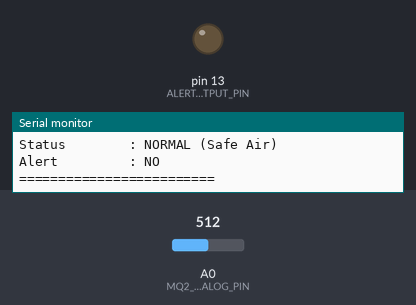
A sketch run on a simulated Arduino Uno, built with avr-gcc and run on an emulated ATmega328P. Shown: output pins drawn as LEDs (lit = HIGH), the last lines printed to the serial monitor. The inputs (shaded band) are chosen by the test bench; at power-on: A0 (MQ2_ANALOG_PIN) = 512.

Above: at 8.4 s.
8.5 s: A0 (MQ2_ANALOG_PIN) set to 594
11.5 s: A0 (MQ2_ANALOG_PIN) set to 619
13.7 s: A0 (MQ2_ANALOG_PIN) set to 511
At 15.8 s:
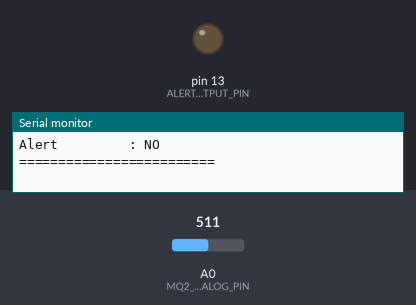
16.7 s: A0 (MQ2_ANALOG_PIN) set to 716
At 19.3 s:
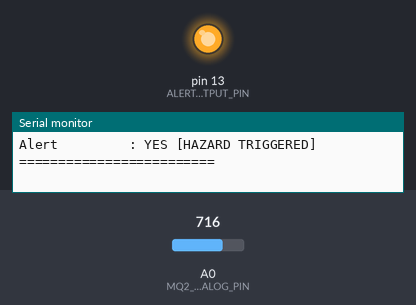
Timing chart, 0 to 20.7 s (numbered marks = the images above; inputs shaded):
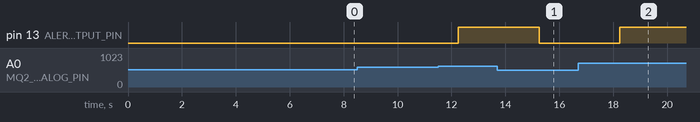

Measured:
- after the input at 13.7 s, pin 13 (ALERT_OUTPUT_PIN): HIGH → LOW after 1.6 s
- after the input at 16.7 s, pin 13 (ALERT_OUTPUT_PIN): LOW → HIGH after 1.6 s

The sketch:

mq2_smoke_gas_monitor.ino
```cpp
/**
 * ==============================================================================
 *  AI-Based Infant Monitoring Cradle — MQ-2 Smoke & Flammable Gas System
 *  Microcontroller : VEGA ARIES V2.0 (THEJAS32 RISC-V SoC)
 *  Sensor          : Flying-Fish MQ-2 Smoke & Combustible Gas Sensor (5.0V Power)
 *  ADC Protection  : 2.2kΩ / 1kΩ Voltage Divider (0 - 5.0V -> 0 - 1.56V)
 *  Target Gases    : Smoke Detection & LPG / Combustible Gas Leaks
 *  Baud Rate       : 115200 Baud
 *  Web Dashboard   : http://localhost:5000/
 * ==============================================================================
 *
 *  HARDWARE WIRING (Same as MQ-135):
 *  -----------------------------------------------------------------------------
 *  1. MQ-2 VCC   ──>  VEGA ARIES 5V   (Powers the ~300°C heater coil)
 *  2. MQ-2 GND   ──>  VEGA ARIES GND  (Common Ground)
 *  3. MQ-2 AO    ──>  [2.2 kΩ Resistor] ──┬──> VEGA ARIES Pin A0 (Safe 0 - 1.56V)
 *                                         │
 *                                      [1 kΩ Resistor]
 *                                         │
 *                                      VEGA GND
 *  4. Alert Output ──>  VEGA ARIES Pin 13 (LED / Buzzer)
 * ==============================================================================
 */

#include <math.h>

// ==============================================================================
//  1. PIN CONFIGURATIONS
// ==============================================================================
const int MQ2_ANALOG_PIN   = A0;  // Analog input connected to voltage divider midpoint
const int ALERT_OUTPUT_PIN = 13;  // Digital output for Alert LED / Active Buzzer
const int MQ2_DIGITAL_PIN  = 7;   // Optional DOUT (not required)

// ==============================================================================
//  2. ADC & VOLTAGE CALCULATION CONSTANTS
// ==============================================================================
const float ADC_REF_VOLTAGE  = 3.3f;    // VEGA ARIES V2.0 ADC reference voltage (3.3V)
const int   ADC_RESOLUTION   = 1023;    // 10-bit ADC max resolution (0 to 1023)
const float DIVIDER_RATIO    = 0.3125f; // Voltage divider ratio: 1k / (2.2k + 1k) = 0.3125
const float RL_VALUE         = 10.0f;   // 10 kΩ load resistor on MQ-2 module

// ==============================================================================
//  3. FILTERING & TIMING PARAMETERS
// ==============================================================================
const int   FILTER_WINDOW_SIZE     = 16;   // 16-sample Moving Average Filter
const unsigned long SAMPLE_INTERVAL_MS = 200;  // Sample every 200 ms (5 Hz sampling)
const unsigned long PRINT_INTERVAL_MS  = 1000; // Update Serial Monitor every 1 second

// ==============================================================================
//  4. CONFIGURABLE SOFTWARE THRESHOLDS (RELATIVE TO CLEAN ROOM BASELINE)
// ==============================================================================
const int THRESHOLD_WARN_OFFSET = 35;  // ADC rise for WARNING
const int THRESHOLD_SMOKE_ALERT = 80;  // ADC rise for SMOKE / GAS HAZARD ALERT

// ==============================================================================
//  5. GLOBAL VARIABLES & STATE
// ==============================================================================
int   rawAdcValue       = 0;
int   averagedAdcValue  = 0;
float calculatedVoltage = 0.0f;
int   baselineAdcValue  = 0;
float rZero             = 9.83f; // Clean-air baseline sensor resistance R0 for MQ-2

// Real-time gas concentrations in ppm
float ppmSmoke = 0.0f;
float ppmLPG   = 0.0f;
float ppmCH4   = 0.0f;

// Moving average circular buffer
int   adcHistory[FILTER_WINDOW_SIZE];
int   historyIndex = 0;
long  historySum   = 0;

// Non-blocking timer variables
unsigned long lastSampleTime = 0;
unsigned long lastPrintTime  = 0;

// --- Function Declarations ---
int   performWarmupAndCalibration();
int   updateMovingAverage(int newSample);
float calculateSensorVoltage(int adcVal);
void  calculateMQ2GasConcentrations(float vSensor);
void  classifySmokeAndGas(int currentAdc, int baseline, String &statusText, bool &isAlert);
void  printFormattedReport(int raw, int avg, float volts, int baseline, String status, bool alert);

// ==============================================================================
//  SETUP FUNCTION
// ==============================================================================
void setup() {
  pinMode(ALERT_OUTPUT_PIN, OUTPUT);
  digitalWrite(ALERT_OUTPUT_PIN, LOW); // Start with alert OFF

  pinMode(MQ2_DIGITAL_PIN, INPUT);

  Serial.begin(115200);
  delay(1200); // Allow UART and power rails to stabilize

  Serial.println("\n==================================================");
  Serial.println("  VEGA ARIES V2.0 — INFANT CRADLE SAFETY MONITOR  ");
  Serial.println("  Sensor : Flying-Fish MQ-2 (Smoke & LPG Detector)");
  Serial.println("==================================================");

  // 1. Sensor Warmup & Baseline Calibration Phase
  baselineAdcValue = performWarmupAndCalibration();

  // 2. Pre-fill moving average buffer with clean air baseline
  for (int i = 0; i < FILTER_WINDOW_SIZE; i++) {
    adcHistory[i] = baselineAdcValue;
  }
  historySum = (long)baselineAdcValue * FILTER_WINDOW_SIZE;

  Serial.println("\n[SYSTEM READY] Real-time Smoke & Gas Hazard Monitoring Active.\n");
}

// ==============================================================================
//  LOOP FUNCTION (NON-BLOCKING)
// ==============================================================================
void loop() {
  unsigned long currentMillis = millis();

  // Task 1: Periodic Sampling & Moving Average Filter (every 200 ms)
  if (currentMillis - lastSampleTime >= SAMPLE_INTERVAL_MS) {
    lastSampleTime = currentMillis;

    // Read ADC on VEGA ARIES Pin A0
    rawAdcValue = analogRead(MQ2_ANALOG_PIN);

    // Apply moving average noise reduction
    averagedAdcValue = updateMovingAverage(rawAdcValue);

    // Calculate actual sensor output voltage
    calculatedVoltage = calculateSensorVoltage(averagedAdcValue);

    // Calculate real changing Smoke & LPG ppm values
    calculateMQ2GasConcentrations(calculatedVoltage);
  }

  // Task 2: Air Quality Classification, Alerting & Report (every 1000 ms)
  if (currentMillis - lastPrintTime >= PRINT_INTERVAL_MS) {
    lastPrintTime = currentMillis;

    String hazardStatus = "NORMAL";
    bool   alertActive  = false;

    classifySmokeAndGas(averagedAdcValue, baselineAdcValue, hazardStatus, alertActive);

    // Activate Alert Pin (LED / Buzzer)
    digitalWrite(ALERT_OUTPUT_PIN, alertActive ? HIGH : LOW);

    // Print clean diagnostic report
    printFormattedReport(rawAdcValue, averagedAdcValue, calculatedVoltage, baselineAdcValue, hazardStatus, alertActive);
  }
}

// ==============================================================================
//  CALIBRATION / BASELINE ROUTINE (MQ-2)
// ==============================================================================
int performWarmupAndCalibration() {
  const int CALIBRATION_SAMPLES = 30;
  long calibrationSum = 0;

  Serial.println("\n>>> STARTING MQ-2 BASELINE CALIBRATION <<<");
  Serial.println("[INFO] Ensure the infant cradle area is free of smoke or gas.");
  Serial.print("[INFO] Collecting baseline samples: ");

  for (int i = 0; i < CALIBRATION_SAMPLES; i++) {
    int sample = analogRead(MQ2_ANALOG_PIN);
    calibrationSum += sample;
    Serial.print(".");
    delay(200); // 6-second baseline capture
  }
  Serial.println(" DONE!");

  int baseline = (int)(calibrationSum / CALIBRATION_SAMPLES);
  if (baseline < 10) baseline = 100; // Safe fallback

  float vPin = ((float)baseline / (float)ADC_RESOLUTION) * ADC_REF_VOLTAGE;
  float vSens = vPin / DIVIDER_RATIO;
  if (vSens < 0.1f) vSens = 0.1f;
  if (vSens > 4.9f) vSens = 4.9f;

  float rsAir = ((5.0f - vSens) / vSens) * RL_VALUE;
  rZero = rsAir / 9.83f; // Standard clean air ratio factor for MQ-2 (9.83)

  Serial.println("--------------------------------------------------");
  Serial.print(">> Clean Air Baseline (ADC) : "); Serial.println(baseline);
  Serial.print(">> Baseline R0 Resistance   : "); Serial.print(rZero, 2); Serial.println(" kOhm");
  Serial.print(">> Smoke Warning Limit (ADC): "); Serial.println(baseline + THRESHOLD_WARN_OFFSET);
  Serial.print(">> Smoke Hazard Alert (ADC) : "); Serial.println(baseline + THRESHOLD_SMOKE_ALERT);
  Serial.println("--------------------------------------------------");

  return baseline;
}

// ==============================================================================
//  MOVING AVERAGE FILTER
// ==============================================================================
int updateMovingAverage(int newSample) {
  historySum -= adcHistory[historyIndex];
  adcHistory[historyIndex] = newSample;
  historySum += newSample;
  historyIndex = (historyIndex + 1) % FILTER_WINDOW_SIZE;
  return (int)(historySum / FILTER_WINDOW_SIZE);
}

// ==============================================================================
//  VOLTAGE CALCULATION
// ==============================================================================
float calculateSensorVoltage(int adcVal) {
  float pinVoltage = ((float)adcVal / (float)ADC_RESOLUTION) * ADC_REF_VOLTAGE;
  float sensorOutVoltage = pinVoltage / DIVIDER_RATIO;
  if (sensorOutVoltage < 0.05f) sensorOutVoltage = 0.05f;
  if (sensorOutVoltage > 4.95f) sensorOutVoltage = 4.95f;
  return sensorOutVoltage;
}

// ==============================================================================
//  MQ-2 GAS CONCENTRATION CALCULATIONS (SMOKE & LPG IN PPM)
// ==============================================================================
void calculateMQ2GasConcentrations(float vSensor) {
  float rs = ((5.0f - vSensor) / vSensor) * RL_VALUE;
  float ratio = rs / rZero;
  if (ratio < 0.05f) ratio = 0.05f;

  // Power law regression models from MQ-2 datasheet curves:
  // 1. Smoke (ppm): ppm = 3436.7 * (Rs/R0)^(-3.369)
  ppmSmoke = 3436.7f * pow(ratio, -3.369f);
  if (ppmSmoke < 0.0f) ppmSmoke = 0.0f;
  if (ppmSmoke > 10000.0f) ppmSmoke = 10000.0f;

  // 2. LPG (Combustible Cooking Gas): ppm = 574.25 * (Rs/R0)^(-2.222)
  ppmLPG = 574.25f * pow(ratio, -2.222f);
  if (ppmLPG < 0.0f) ppmLPG = 0.0f;
  if (ppmLPG > 10000.0f) ppmLPG = 10000.0f;

  // 3. Methane (CH4): ppm = 4594.1 * (Rs/R0)^(-2.686)
  ppmCH4 = 4594.1f * pow(ratio, -2.686f);
  if (ppmCH4 < 0.0f) ppmCH4 = 0.0f;
  if (ppmCH4 > 10000.0f) ppmCH4 = 10000.0f;
}

// ==============================================================================
//  SMOKE & GAS CLASSIFICATION
// ==============================================================================
void classifySmokeAndGas(int currentAdc, int baseline, String &statusText, bool &isAlert) {
  int warnLimit = baseline + THRESHOLD_WARN_OFFSET;
  int alertLimit = baseline + THRESHOLD_SMOKE_ALERT;

  if (currentAdc < warnLimit) {
    statusText = "NORMAL (Safe Air)";
    isAlert = false;
  } else if (currentAdc < alertLimit) {
    statusText = "WARNING (Trace Smoke / Gas Detected)";
    isAlert = false;
  } else {
    statusText = "HAZARD ALERT (SMOKE / GAS LEAK DETECTED!)";
    isAlert = true; // Trigger LED / Buzzer
  }
}

// ==============================================================================
//  SERIAL MONITOR REPORT & DASHBOARD STREAM
// ==============================================================================
void printFormattedReport(int raw, int avg, float volts, int baseline, String status, bool alert) {
  // Stream single-line telemetry feed for Web Dashboard (http://localhost:5000/)
  Serial.print("Smoke: ");
  Serial.print(ppmSmoke, 1);
  Serial.print(" ppm | LPG: ");
  Serial.print(ppmLPG, 1);
  Serial.print(" ppm | GasStatus: ");
  Serial.print(status);
  Serial.print(" | HazardAlert: ");
  Serial.println(alert ? "YES" : "NO");

  // Multi-line human readable report
  Serial.println("=========================");
  Serial.println("    MQ-2 SMOKE & GAS     ");
  Serial.println("=========================");
  Serial.print("Raw ADC       : "); Serial.println(raw);
  Serial.print("Average ADC   : "); Serial.println(avg);
  Serial.print("Voltage       : "); Serial.print(volts, 2); Serial.println(" V");
  Serial.print("Smoke (ppm)   : "); Serial.print(ppmSmoke, 1); Serial.println(" ppm");
  Serial.print("LPG Gas (ppm) : "); Serial.print(ppmLPG, 1); Serial.println(" ppm");
  Serial.print("Methane (CH4) : "); Serial.print(ppmCH4, 1); Serial.println(" ppm");
  Serial.print("Baseline ADC  : "); Serial.println(baseline);
  Serial.print("Status        : "); Serial.println(status);
  Serial.print("Alert         : "); Serial.println(alert ? "YES [HAZARD TRIGGERED]" : "NO");
  Serial.println("=========================\n");
}
```
